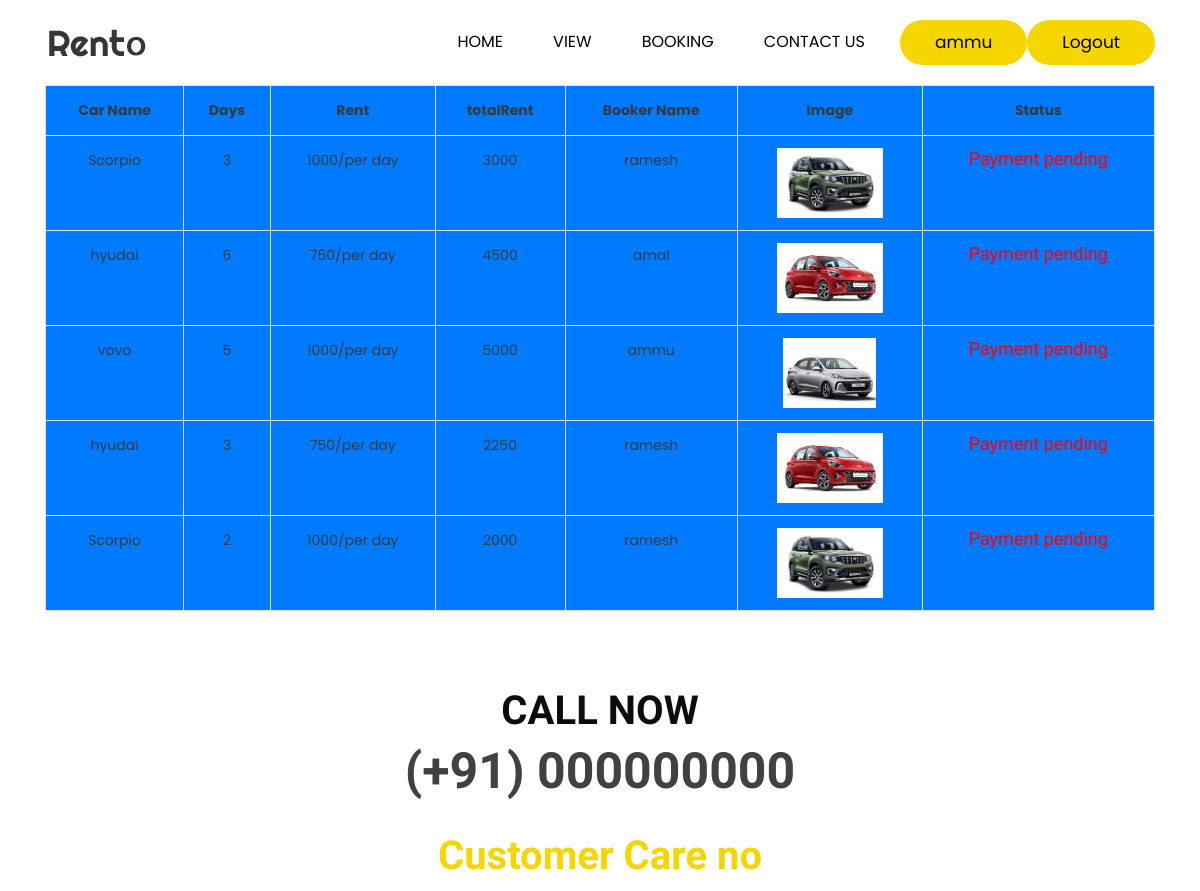
/BookNow/Booking (signed in), run on the app's committed database.
### Booknow/models.py (models this page shows)
class BookedCar(models.Model):
    book = models.ForeignKey(Book,on_delete=models.CASCADE)
    user = models.ForeignKey(User,on_delete=models.CASCADE ,)
    TotalRent = models.IntegerField()
    paymentstatus = models.BooleanField(default=False)
    cancel = models.BooleanField(default=False)

class Book(models.Model):
    car = models.ForeignKey(CarDetail,on_delete=models.CASCADE ,null=True,blank=True)
    numberofdays = models.IntegerField()
    Booker_Name =models.CharField(max_length=255)
    Address=models.CharField(max_length=1000)
    Id_Proof=models.ImageField(upload_to="id_image")
    user = models.ForeignKey(User,on_delete=models.CASCADE ,null=True,blank=True)
    status = models.BooleanField(default=False)

### car/models.py (models this page shows)
class CarDetail(models.Model):
    CarId = models.AutoField(primary_key=True)
    Car_Name=models.CharField(max_length=255)
    Car_Brand=models.CharField(max_length=255)
    Car_Discription=models.CharField(max_length=1000)
    Car_Rent=models.IntegerField()
    Car_Image=models.ImageField(upload_to="car_image")
    Owner = models.ForeignKey(User,on_delete=models.CASCADE,null=True,blank=True)

### Booknow/views.py (the view)
# urls.py: path("Booking",views.Booking,name="Booking"),
@login_required(login_url="SignIn")
def Booking(request):
    products = BookedCar.objects.all()
    context={
        "items":products
    }
    return render(request,'booking.html',context)

### templates/booking.html
{% extends 'index.html' %}
{% block content %}
<div class="container">
    <table class="table table-bordered table-stripped bg-primary text-dark text-center text">
        <tr>
            <th>Car Name</th>
            <th>Days</th>
            <th>Rent</th>
            <th>totalRent</th>
            <th>Booker Name</th>
            <th>Image</th>
            <th>Status</th>
        </tr>
        {% for item in items %}
        {% if item.user == request.user %}
        <tr>
        <td>{{item.book.car.Car_Name}}</td>
        <td>{{item.book.numberofdays}}</td>
        <td>{{item.book.car.Car_Rent}}/per day</td>
        <td>{{item.TotalRent}}</td>
        <td>{{item.book.Booker_Name}}</td>
        <td><img src="{{item.book.car.Car_Image.url}}" style="height: 70px; width:auto;" alt=""></td>
        {% if item.paymentstatus == False %}
        <td><h3 style="color: red;">Payment pending</h3></td>
        {% else %}
            {% if item.cancel == True %}
             <td><h3 style="color: antiquewhite;">Order Cancelled</h3></td>
            {% else %}
            <td><a class="btn btn-danger" href="{% url 'cancel' item.id %}">cancel</a></td>
            {% endif %}
        {% endif %}
        {% endif %}
        {% endfor %}
        </tr>
    </table>
</div>
{% endblock %}

### templates/index.html (shortened to what this page needs)
{% load static %}
{% static 'images' as baseurl %}
<!DOCTYPE html>
<html lang="en">
   <head>
      <link rel="stylesheet" href="{%static 'css/bootstrap.min.css' %}">
      <link rel="stylesheet" href="{%static 'css/style.css' %}">
      <link rel="stylesheet" href="{%static 'css/responsive.css' %}">
      <link rel="stylesheet" href="{%static 'css/jquery.mCustomScrollbar.min.css' %}">
      <link rel="stylesheet" href="https://netdna.bootstrapcdn.com/font-awesome/4.0.3/css/font-awesome.css">
      <link rel="stylesheet" href="https://cdnjs.cloudflare.com/ajax/libs/fancybox/2.1.5/jquery.fancybox.min.css" media="screen">
   </head>
   <body class="main-layout">
      <header>
         <div class="header">
            <div class="container">
               <div class="row">
                  <div class="col-xl-3 col-lg-3 col-md-3 col-sm-3 col logo_section">
                     <div class="full">
                        <div class="center-desk">
                           <div class="logo">
                              <a href="{% url 'Index' %}"><img src="{%static 'images/logo.png' %}" alt="#" /></a>
                           </div>
                        </div>
                     </div>
                  </div>
                  <div class="col-xl-9 col-lg-9 col-md-9 col-sm-9">
                     <nav class="navigation navbar navbar-expand-md navbar-dark ">
                        <div class="collapse navbar-collapse" id="navbarsExample04">
                           <ul class="navbar-nav mr-auto">
                              <li class="nav-item">
                                 <a class="nav-link" href="{% url 'Index' %}"> Home  </a>
                              </li>
                              <li class="nav-item">
                                 <a class="nav-link" href="{% url 'ViewAll' %}">View</a>
                              </li>
                              <li class="nav-item">
                                 <a class="nav-link" href="{% url 'Booking' %}">Booking</a>
                              </li>
                              <li class="nav-item">
                                 <a class="nav-link" href="{% url 'con' %}">Contact us</a>
                              </li>
                           </ul>
                           {% if request.user.is_authenticated %}
                           <div class="sign_btn"><a href="#">{{request.user.username}} </a></div>
                           <div class="sign_btn"><a href="{% url 'SignOut' %}">Logout</a></div>
                           {% else %}
                           <div class="sign_btn"><a href="{% url 'SignIn' %}">Login</a></div>
                           <div class="sign_btn"><a href="{% url 'SignUp' %}">Register</a></div>
                           {% endif %}
                        </div>
                     </nav>
                  </div>
               </div>
            </div>
         </div>
      </header>
      {% block content %}{% endblock  %}
      <footer>
         <div class="footer">
            <div class="container">
               <div class="row">
                  <div class="col-md-12">
                     <div class="cont_call">
                        <h3> <strong class="multi color_chang"> Call Now</strong><br>
                           (+91) 000000000
                        </h3>
                     </div>
                     <div class="cont">
                        <h3> <strong class="multi"> Customer Care no</strong>
                        </h3>
                     </div>
                  </div>
               </div>
            </div>
         </div>
      </footer>
   </body>
</html>

### static/css/style.css (style rules this page uses)
* { box-sizing: border-box !important; }
html { scroll-behavior: smooth; }
body { color: #666666; font-size: 14px; font-family: 'Poppins', sans-serif; line-height: 1.80857; font-weight: normal; }
a { color: #1f1f1f; text-decoration: none !important; outline: none !important; -webkit-transition: all .3s ease-in-out; -moz-transition: all .3s ease-in-out; -ms-transition: all .3s ease-in-out; -o-transition: all .3s ease-in-out; transition: all .3s ease-in-out; }
h1, h2, h3, h4, h5, h6 { letter-spacing: 0; font-weight: normal; position: relative; padding: 0 0 10px 0; font-weight: normal; line-height: normal; color: #111111; margin: 0 }
h3 { font-size: 18px; font-family: 'Righteous', cursive; }
*, *::after, *::before { -webkit-box-sizing: border-box; -moz-box-sizing: border-box; box-sizing: border-box; }
ul, li, ol { margin: 0px; padding: 0px; list-style: none; }
a { color: #222222; text-decoration: none; outline: none !important; }
a, .btn { text-decoration: none !important; outline: none !important; -webkit-transition: all .3s ease-in-out; -moz-transition: all .3s ease-in-out; -ms-transition: all .3s ease-in-out; -o-transition: all .3s ease-in-out; transition: all .3s ease-in-out; }
img { max-width: 100%; height: auto; }
.full { float: left; width: 100%; }
.full { width: 100%; float: left; margin: 0; padding: 0; }
.navigation.navbar { float: right; padding: 0px; }
.navigation.navbar-dark .navbar-nav .nav-link { padding: 0 25px; color: #000; font-size: 16px; line-height: 20px; text-transform: uppercase; }
.navbar-expand-md .navbar-nav { padding-right: 10px; }
.sign_btn a { background-color: #f6d601; display: inline-block; padding: 7px 35px; border-radius: 30px; color: #000; font-size: 17px; }
.header { width: 100%; background: #fff; padding: 20px 30px; }
.logo a { font-size: 40px; font-weight: bold; text-transform: uppercase; color: #fff; line-height: 40px; }
.multi { color: #f6d601; font-weight: bold; font-size: 40px; }
.color_chang { color: #0c0c0e; }
.footer { font-family: Poppins; background: #fff; padding-top: 50px; text-align: center; }
.cont { padding-top: 20px; }
.cont h3 { color: #414141; font-size: 40px; line-height: 50px; font-weight: bold; }
.cont_call h3 { color: #414141; font-size: 50px; line-height: 60px; font-weight: bold; text-transform: uppercase; }

### data on the page
BookedCar: book.car.Car_Name "Scorpio", book.numberofdays "3", book.car.Car_Rent "1000", TotalRent "3000", book.Booker_Name "ramesh", book.car.Car_Image (picture), paymentstatus "Payment pending"
BookedCar: book.car.Car_Name "hyudai", book.numberofdays "6", book.car.Car_Rent "750", TotalRent "4500", book.Booker_Name "amal", book.car.Car_Image (picture), paymentstatus "Payment pending"
BookedCar: book.car.Car_Name "vovo", book.numberofdays "5", book.car.Car_Rent "1000", TotalRent "5000", book.Booker_Name "ammu", book.car.Car_Image (picture), paymentstatus "Payment pending"
BookedCar: book.car.Car_Name "hyudai", book.numberofdays "3", book.car.Car_Rent "750", TotalRent "2250", book.Booker_Name "ramesh", book.car.Car_Image (picture), paymentstatus "Payment pending"
BookedCar: book.car.Car_Name "Scorpio", book.numberofdays "2", book.car.Car_Rent "1000", TotalRent "2000", book.Booker_Name "ramesh", book.car.Car_Image (picture), paymentstatus "Payment pending"

### other printed values
{{ request.user.username }} "ammu"
